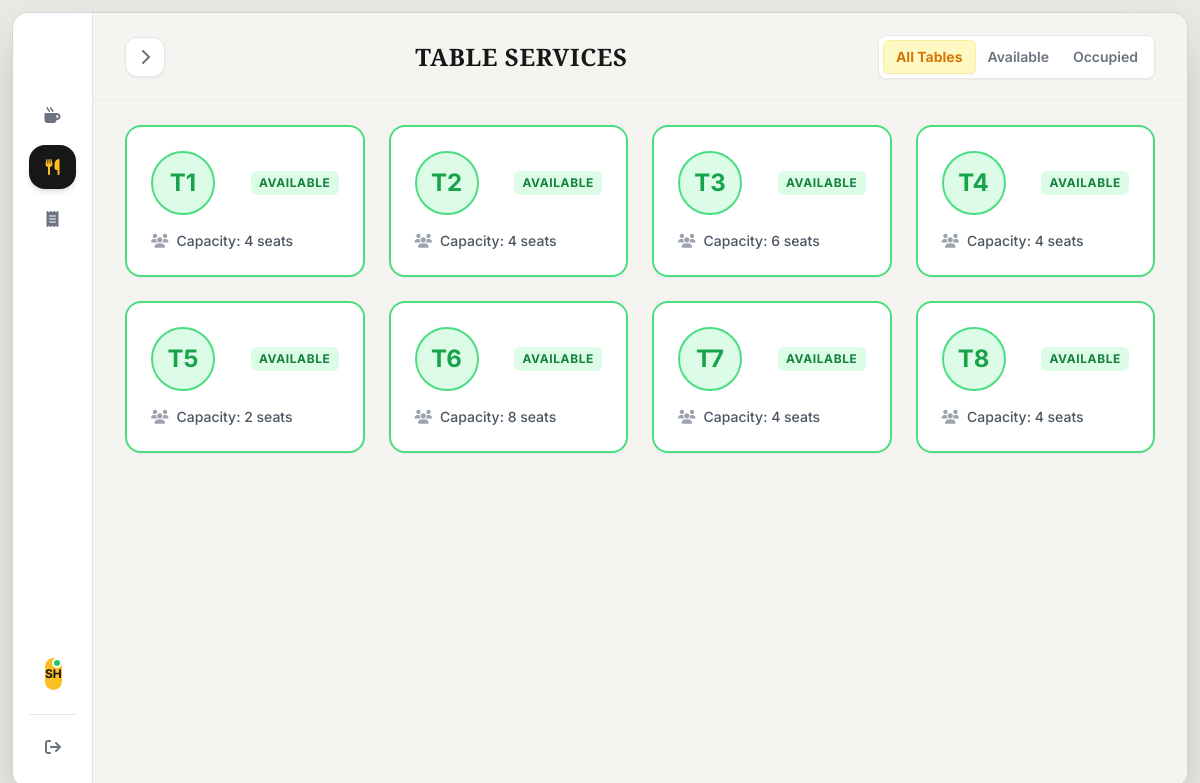
/table.php (signed in), run on the app's committed database.
### tables this page shows
CREATE TABLE IF NOT EXISTS users (
    id INT AUTO_INCREMENT PRIMARY KEY,
    employee_id VARCHAR(50) UNIQUE NOT NULL,
    username VARCHAR(100) NOT NULL,
    password VARCHAR(255) NOT NULL,
    full_name VARCHAR(255) NOT NULL,
    role ENUM('cashier', 'admin') NOT NULL DEFAULT 'cashier',
    status ENUM('active', 'inactive') DEFAULT 'active',
    created_at TIMESTAMP DEFAULT CURRENT_TIMESTAMP,
    last_login TIMESTAMP NULL,
    INDEX idx_employee_id (employee_id),
    INDEX idx_role (role)
);

CREATE TABLE IF NOT EXISTS tables (
    id INT AUTO_INCREMENT PRIMARY KEY,
    table_number INT UNIQUE NOT NULL,
    capacity INT DEFAULT 4,
    status ENUM('available', 'occupied', 'reserved', 'cleaning') DEFAULT 'available',
    current_order_id INT NULL,
    created_at TIMESTAMP DEFAULT CURRENT_TIMESTAMP,
    INDEX idx_table_number (table_number),
    INDEX idx_status (status)
);

### db.php (called while the page is built, shortened)
<?php
try {
    $dsn = "mysql:host=" . DB_HOST . ";dbname=" . DB_NAME . ";charset=" . DB_CHARSET;
    $options = [
        PDO::ATTR_ERRMODE            => PDO::ERRMODE_EXCEPTION,
        PDO::ATTR_DEFAULT_FETCH_MODE => PDO::FETCH_ASSOC,
        PDO::ATTR_EMULATE_PREPARES   => false,
    ];
    $pdo = new PDO($dsn, DB_USER, DB_PASS, $options);
} catch (PDOException $e) {
    die("Database connection failed: " . $e->getMessage());
}
function isLoggedIn() {
    return isset($_SESSION['user_id']);
}
function getCurrentUser() {
    global $pdo;
    $stmt = $pdo->prepare("SELECT id, employee_id, username, full_name, role FROM users WHERE id = ?");
    $stmt->execute([$_SESSION['user_id']]);
    return $stmt->fetch();
}
?>

### table.php (the view, shortened to what this page needs)
<?php
require_once 'db.php';
$currentUser = getCurrentUser();
$stmt = $pdo->query("SELECT * FROM tables ORDER BY table_number ASC");
$tables = $stmt->fetchAll();
?>
<!DOCTYPE html>
<html lang="en">
<head>
    <link rel="stylesheet" href="https://cdnjs.cloudflare.com/ajax/libs/font-awesome/6.4.0/css/all.min.css">
    <script src="https://cdn.tailwindcss.com"></script>
</head>
<body class="bg-[#EAE8E3] h-screen w-screen p-3 font-sans text-brand-black overflow-hidden">
    <div class="bg-vintage-paper w-full h-full rounded-2xl shadow-2xl flex overflow-hidden border border-gray-300 relative">
        <aside id="sidebar" class="w-[80px] bg-white border-r border-vintage-border flex flex-col justify-between py-6 px-4 shrink-0 z-10 transition-all duration-300 ease-in-out">
            <div>
                <div class="flex flex-col items-center justify-center mb-10 mt-2 text-center">
                </div>
                <nav id="navigation" class="space-y-2">
                    <a href="menu.php" class="flex items-center gap-4 text-gray-500 hover:text-brand-black hover:bg-gray-100 px-4 py-3.5 rounded-2xl font-medium transition-all">
                        <i class="fa-solid fa-mug-hot w-5 text-center"></i> <span class="nav-text">Menu</span>
                    </a>
                    <a href="table.php" class="flex items-center gap-4 bg-brand-black text-brand px-4 py-3.5 rounded-2xl font-semibold shadow-md transition-all">
                        <i class="fa-solid fa-utensils w-5 text-center"></i> <span class="nav-text">Table Services</span>
                    </a>
                    <a href="ticket.php" class="flex items-center gap-4 text-gray-500 hover:text-brand-black hover:bg-gray-100 px-4 py-3.5 rounded-2xl font-medium transition-all">
                        <i class="fa-solid fa-receipt w-5 text-center"></i> <span class="nav-text">Tickets</span>
                    </a>
                </nav>
            </div>
            <div class="space-y-4">
                <div class="space-y-3 px-2">
                    <div class="flex items-center gap-3 cursor-pointer p-2 rounded-xl hover:bg-gray-100">
                        <div class="w-8 h-8 rounded-full bg-brand text-brand-black flex items-center justify-center text-xs font-bold relative">
                            <?php echo strtoupper(substr($currentUser['full_name'], 0, 2)); ?>
                            <span class="absolute top-0 right-0 w-2.5 h-2.5 bg-green-500 border-2 border-white rounded-full"></span>
                        </div>
                    </div>
                </div>
                <hr class="border-gray-200">
                <a href="#" onclick="showLogoutModal()" class="flex items-center gap-3 text-gray-500 hover:text-brand-black px-4 py-2 font-medium transition-all">
                    <i class="fa-solid fa-arrow-right-from-bracket"></i> <span class="nav-text">Logout</span>
                </a>
            </div>
        </aside>
        <main class="flex-1 flex flex-col relative bg-vintage-paper">
            <header class="h-[88px] flex items-center justify-between px-8 shrink-0 border-b border-gray-200/50">
                <button id="sidebarToggle" class="w-10 h-10 bg-white rounded-xl shadow-sm border border-gray-200 flex items-center justify-center text-gray-500 hover:text-brand-black">
                </button>
                <h2 class="text-2xl font-serif font-bold text-brand-black tracking-wide">TABLE SERVICES</h2>
                <div class="flex items-center gap-3">
                    <div class="flex items-center bg-white border border-gray-200 rounded-lg p-1 shadow-sm text-sm">
                        <button class="px-3 py-1.5 rounded-md bg-brand-light text-brand-dark font-bold border border-brand/20 shadow-sm transition-all">All Tables</button>
                        <button class="px-3 py-1.5 rounded-md text-gray-500 hover:text-brand-black font-semibold transition-all">Available</button>
                        <button class="px-3 py-1.5 rounded-md text-gray-500 hover:text-brand-black font-semibold transition-all">Occupied</button>
                    </div>
                </div>
            </header>
            <div class="flex-1 overflow-y-auto px-8 pb-8 pt-6">
                <div class="grid grid-cols-2 md:grid-cols-3 lg:grid-cols-4 gap-6">
                    <?php foreach ($tables as $table): ?>
                    <div class="bg-white rounded-2xl border-2 <?php
                        echo $table['status'] === 'available' ? 'border-green-400' :
                             ($table['status'] === 'occupied' ? 'border-red-400' :
                             ($table['status'] === 'reserved' ? 'border-brand' : 'border-gray-300'));
                    ?> p-6 shadow-sm hover:shadow-md transition-all cursor-pointer" onclick="showTableDetails(<?php echo $table['id']; ?>)">
                        <div class="flex items-center justify-between mb-4">
                            <div class="w-16 h-16 rounded-full <?php
                                echo $table['status'] === 'available' ? 'bg-green-100 text-green-600' :
                                     ($table['status'] === 'occupied' ? 'bg-red-100 text-red-600' :
                                     ($table['status'] === 'reserved' ? 'bg-brand-light text-brand-dark' : 'bg-gray-100 text-gray-600'));
                            ?> flex items-center justify-center text-2xl font-bold border-2 <?php
                                echo $table['status'] === 'available' ? 'border-green-400' :
                                     ($table['status'] === 'occupied' ? 'border-red-400' :
                                     ($table['status'] === 'reserved' ? 'border-brand' : 'border-gray-300'));
                            ?>">
                                T<?php echo $table['table_number']; ?>
                            </div>
                            <span class="text-xs font-bold px-2 py-1 rounded-md <?php
                                echo $table['status'] === 'available' ? 'bg-green-100 text-green-700' :
                                     ($table['status'] === 'occupied' ? 'bg-red-100 text-red-700' :
                                     ($table['status'] === 'reserved' ? 'bg-brand-light text-brand-dark' : 'bg-gray-100 text-gray-600'));
                            ?> uppercase tracking-wider">
                                <?php echo str_replace('_', ' ', $table['status']); ?>
                            </span>
                        </div>
                        <div class="space-y-2">
                            <div class="flex items-center gap-2 text-sm text-gray-600">
                                <i class="fa-solid fa-users text-gray-400"></i>
                                <span class="font-medium">Capacity: <?php echo $table['capacity']; ?> seats</span>
                            </div>
                        </div>
                    </div>
                    <?php endforeach; ?>
                </div>
            </div>
        </main>
    </div>
</body>
</html>

### data on the page
users: full_name "SH"
tables: table_number "1", status "AVAILABLE", capacity "4"
tables: table_number "2", status "AVAILABLE", capacity "4"
tables: table_number "3", status "AVAILABLE", capacity "6"
tables: table_number "4", status "AVAILABLE", capacity "4"
tables: table_number "5", status "AVAILABLE", capacity "2"
tables: table_number "6", status "AVAILABLE", capacity "8"
tables: table_number "7", status "AVAILABLE", capacity "4"
tables: table_number "8", status "AVAILABLE", capacity "4"
